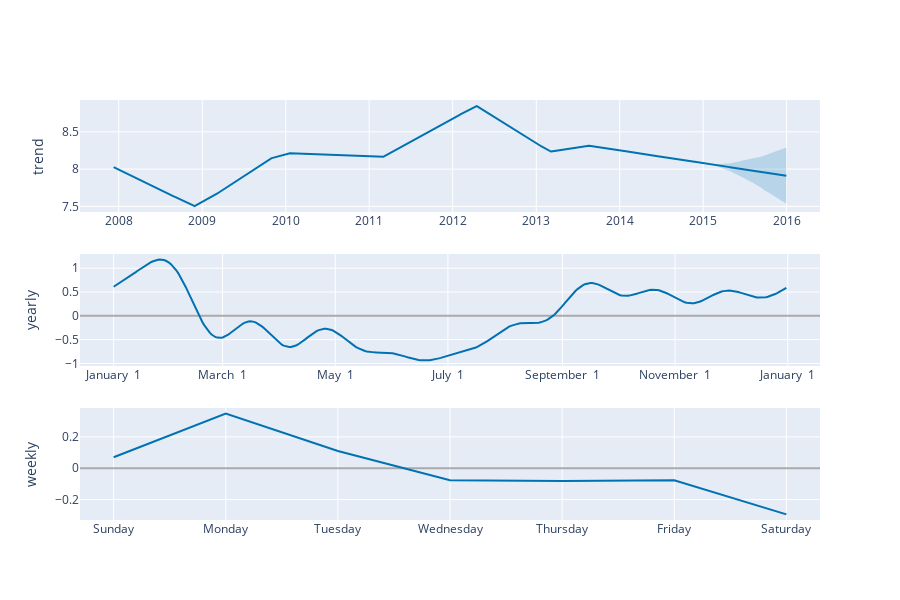

The notebook cell saved with this chart:
### Code cell
plot_components_plotly(m,forecast)

### Figure 1 — Plotly figure (JSON) as saved in the notebook; plotly's stock layout.template omitted (floating-point values rounded to 4 significant figures; data arrays with more than 128 entries replaced by an {"elided": "..."} marker saying what was removed)
{"data": [{"line": {"color": "#0072B2", "width": 2}, "mode": "lines", "name": "trend", "type": "scatter", "x": {"elided": "2887 str values"}, "xaxis": "x", "y": {"elided": "2887 float values"}, "yaxis": "y"}, {"line": {"color": "rgba(0, 114, 178, 0.2)", "width": 0}, "mode": "lines", "name": "trend_upper", "type": "scatter", "x": {"elided": "2887 str values"}, "xaxis": "x", "y": {"elided": "2887 float values"}, "yaxis": "y"}, {"fill": "tonexty", "fillcolor": "rgba(0, 114, 178, 0.2)", "line": {"color": "rgba(0, 114, 178, 0.2)", "width": 0}, "mode": "lines", "name": "trend_lower", "type": "scatter", "x": {"elided": "2887 str values"}, "xaxis": "x", "y": {"elided": "2887 float values"}, "yaxis": "y"}, {"line": {"color": "#0072B2", "width": 2}, "mode": "lines", "name": "yearly", "type": "scatter", "x": {"elided": "365 str values"}, "xaxis": "x2", "y": {"elided": "365 float values"}, "yaxis": "y2"}, {"line": {"color": "#0072B2", "width": 2}, "mode": "lines", "name": "weekly", "type": "scatter", "x": ["2017-01-01T00:00:00", "2017-01-02T00:00:00", "2017-01-03T00:00:00", "2017-01-04T00:00:00", "2017-01-05T00:00:00", "2017-01-06T00:00:00", "2017-01-07T00:00:00"], "xaxis": "x3", "y": [0.07019, 0.3485, 0.1103, -0.0765, -0.08184, -0.07638, -0.2943], "yaxis": "y3"}], "layout": {"height": 600, "showlegend": false, "width": 900, "xaxis": {"anchor": "y", "domain": [0, 1], "range": ["2007-07-15T20:24:00", "2016-05-26T03:36:00"], "type": "date"}, "xaxis2": {"anchor": "y2", "domain": [0, 1], "range": ["2016-12-13T18:54:02.958904115", "2018-01-18T11:04:57.863013581"], "tickformat": "%B %e", "type": "date"}, "xaxis3": {"anchor": "y3", "domain": [0, 1], "range": ["2016-12-31T16:48:00", "2017-01-07T07:12:00"], "tickformat": "%A", "type": "date"}, "yaxis": {"anchor": "x", "domain": [0.7333, 1], "rangemode": "normal", "title": {"text": "trend"}, "zerolinecolor": "#AAA"}, "yaxis2": {"anchor": "x2", "domain": [0.3667, 0.6333], "title": {"text": "yearly"}, "zerolinecolor": "#AAA"}, "yaxis3": {"anchor": "x3", "domain": [0, 0.2667], "title": {"text": "weekly"}, "zerolinecolor": "#AAA"}}}
